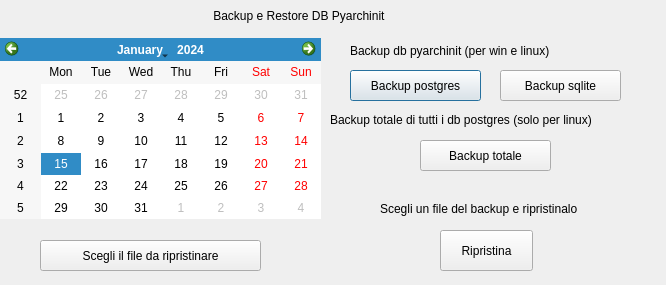
<?xml version="1.0" encoding="UTF-8"?>
<ui version="4.0">
 <class>DBmanagment</class>
 <widget class="QDialog" name="DBmanagment">
  <property name="geometry">
   <rect>
    <x>0</x>
    <y>0</y>
    <width>666</width>
    <height>285</height>
   </rect>
  </property>
  <property name="windowTitle">
   <string>Dialog</string>
  </property>
  <widget class="QPushButton" name="backup">
   <property name="geometry">
    <rect>
     <x>350</x>
     <y>70</y>
     <width>131</width>
     <height>31</height>
    </rect>
   </property>
   <property name="text">
    <string>Backup postgres</string>
   </property>
  </widget>
  <widget class="QLabel" name="label">
   <property name="geometry">
    <rect>
     <x>170</x>
     <y>-10</y>
     <width>291</width>
     <height>51</height>
    </rect>
   </property>
   <property name="text">
    <string>             Backup e Restore DB Pyarchinit</string>
   </property>
  </widget>
  <widget class="QPushButton" name="restore">
   <property name="geometry">
    <rect>
     <x>440</x>
     <y>230</y>
     <width>93</width>
     <height>41</height>
    </rect>
   </property>
   <property name="text">
    <string>Ripristina</string>
   </property>
  </widget>
  <widget class="QCalendarWidget" name="calendarWidget">
   <property name="geometry">
    <rect>
     <x>0</x>
     <y>38</y>
     <width>321</width>
     <height>181</height>
    </rect>
   </property>
   <property name="minimumSize">
    <size>
     <width>191</width>
     <height>181</height>
    </size>
   </property>
   <property name="styleSheet">
    <string notr="true">font: 10pt &quot;Andale Mono&quot;;</string>
   </property>
  </widget>
  <widget class="QPushButton" name="upload">
   <property name="geometry">
    <rect>
     <x>40</x>
     <y>240</y>
     <width>221</width>
     <height>31</height>
    </rect>
   </property>
   <property name="text">
    <string>Scegli il file da ripristinare</string>
   </property>
  </widget>
  <widget class="QPushButton" name="backup_total">
   <property name="geometry">
    <rect>
     <x>420</x>
     <y>140</y>
     <width>131</width>
     <height>31</height>
    </rect>
   </property>
   <property name="text">
    <string>Backup totale</string>
   </property>
  </widget>
  <widget class="QLabel" name="label_2">
   <property name="geometry">
    <rect>
     <x>420</x>
     <y>20</y>
     <width>161</width>
     <height>51</height>
    </rect>
   </property>
   <property name="text">
    <string/>
   </property>
  </widget>
  <widget class="QLabel" name="label_3">
   <property name="geometry">
    <rect>
     <x>350</x>
     <y>30</y>
     <width>251</width>
     <height>41</height>
    </rect>
   </property>
   <property name="text">
    <string>Backup db pyarchinit (per win e linux)</string>
   </property>
  </widget>
  <widget class="QLabel" name="label_4">
   <property name="geometry">
    <rect>
     <x>330</x>
     <y>110</y>
     <width>331</width>
     <height>20</height>
    </rect>
   </property>
   <property name="text">
    <string>Backup totale di tutti i db postgres (solo per linux)</string>
   </property>
  </widget>
  <widget class="QLabel" name="label_5">
   <property name="geometry">
    <rect>
     <x>380</x>
     <y>200</y>
     <width>261</width>
     <height>17</height>
    </rect>
   </property>
   <property name="text">
    <string>Scegli un file del backup e ripristinalo</string>
   </property>
  </widget>
  <widget class="QPushButton" name="backupsqlite">
   <property name="geometry">
    <rect>
     <x>500</x>
     <y>70</y>
     <width>121</width>
     <height>31</height>
    </rect>
   </property>
   <property name="text">
    <string>Backup sqlite</string>
   </property>
  </widget>
 </widget>
 <resources>
  <include location="resources.qrc"/>
 </resources>
 <connections/>
</ui>
